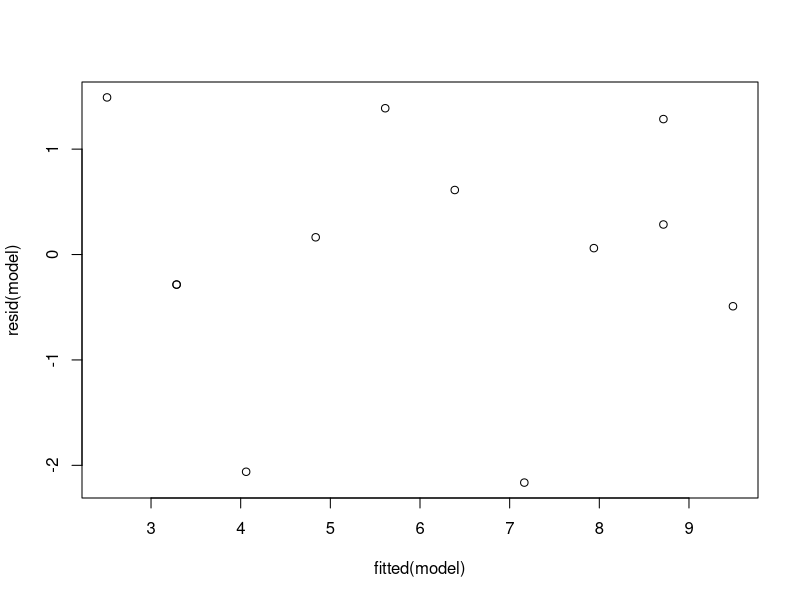
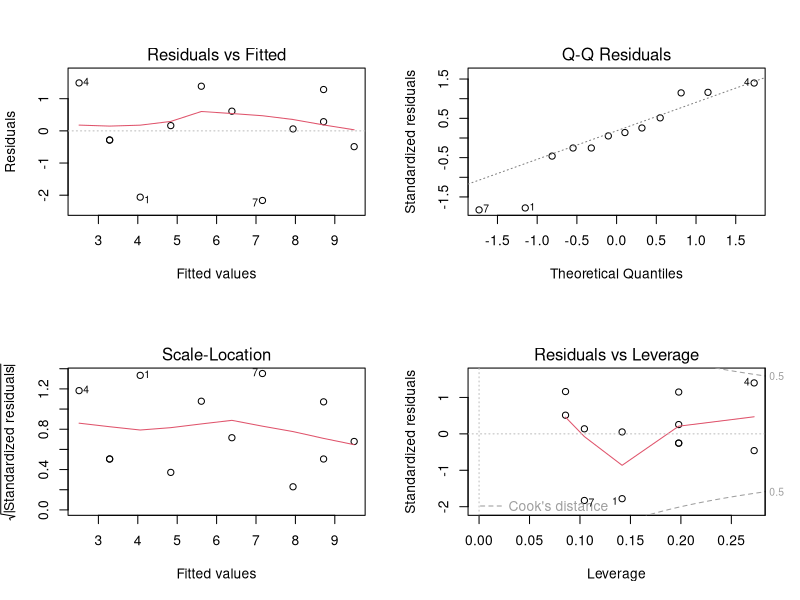
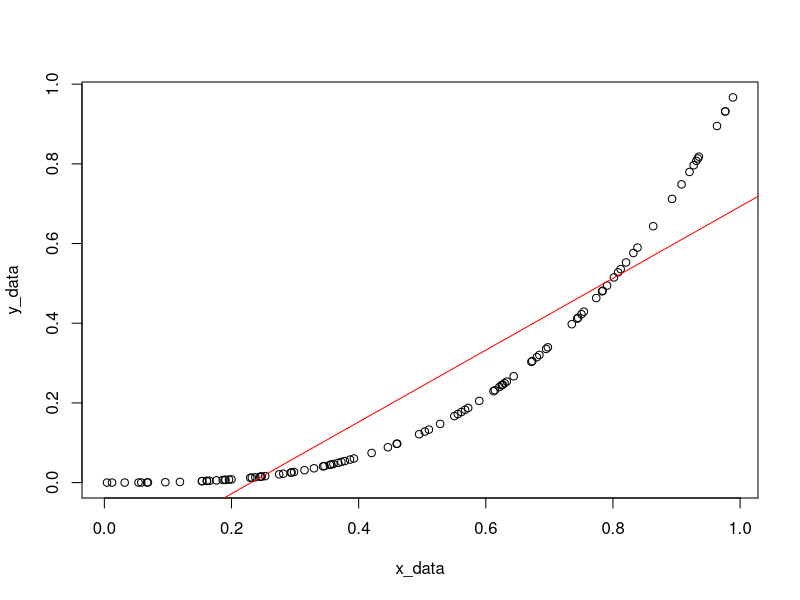
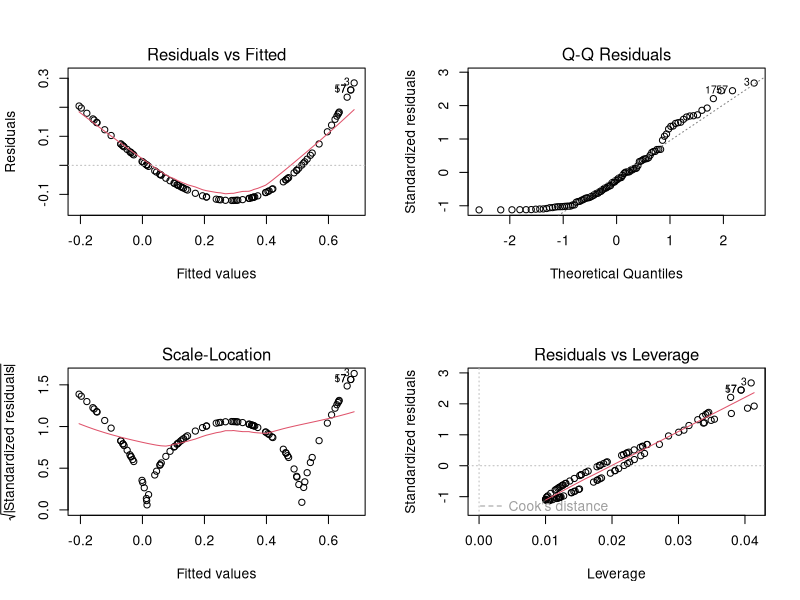
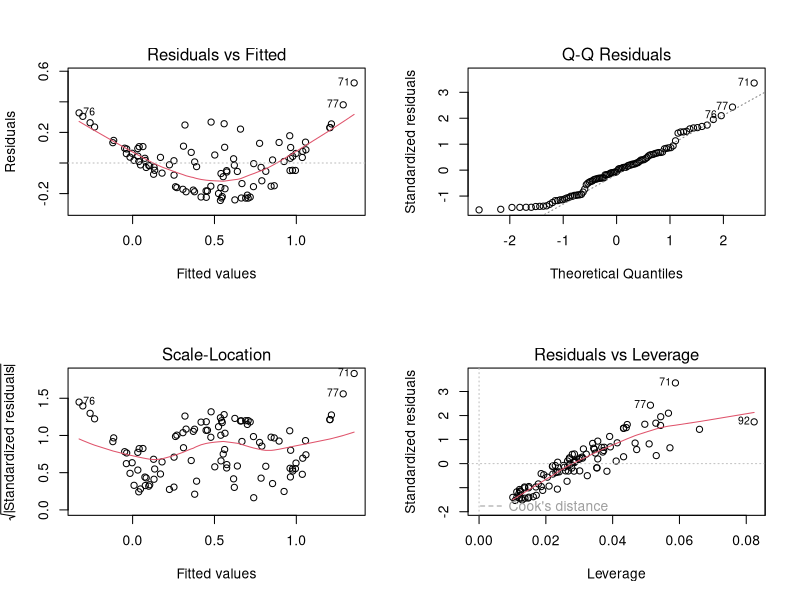
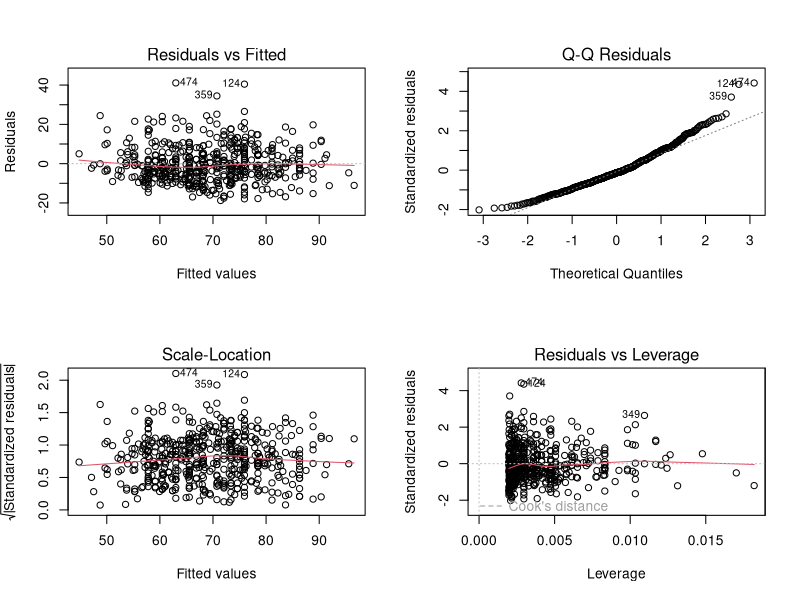
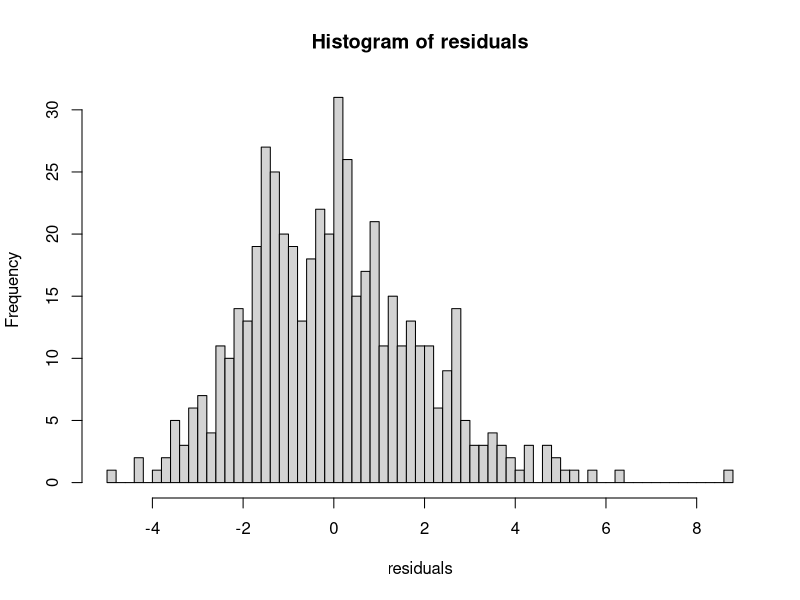
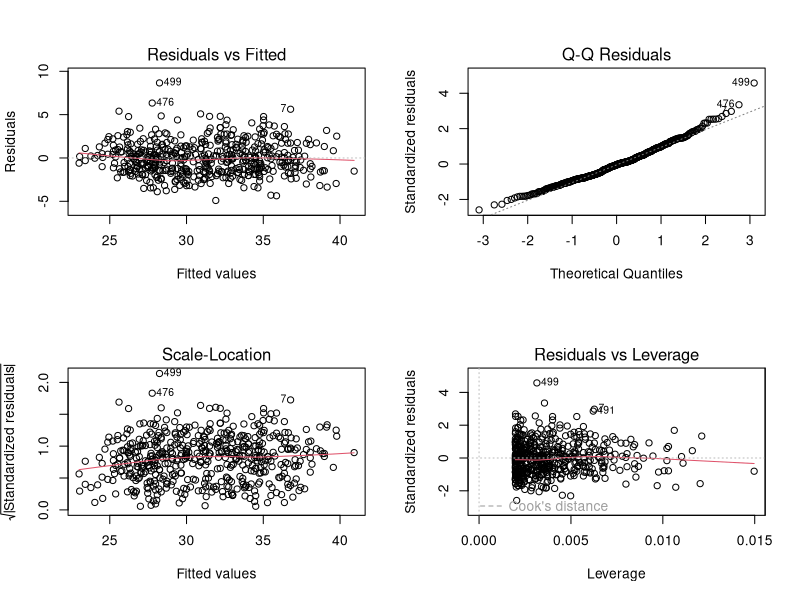

These charts were generated, in order, by the following R code:
## ---- chunk 1
knitr::opts_chunk$set(echo = TRUE)
## ---- chunk 2
library(tidyverse)
body_data <-read_csv('data/body.csv')
vik_data <-read_csv('data/vik_table_9_2.csv')
## ---- chunk 3
model <- lm(Y ~ X1, data = vik_data)
plot(fitted(model), resid(model))
## ---- chunk 4
par(mfrow = c(2, 2))  # Split the plotting panel into a 2 x 2 grid
plot(model)
## ---- chunk 5
x_data <- runif(100)
y_data <- x_data^3
fake <- tibble(x_data=x_data, y_data = y_data)
model <- lm(y_data ~ x_data, data = fake)
par(mfrow = c(1, 1)) 
plot(x_data, y_data)
abline(model, col='red')
## ---- chunk 6
model <- lm(y_data ~ x_data, data = fake)
par(mfrow = c(2, 2))  # Split the plotting panel into a 2 x 2 grid
plot(model)
par(mfrow = c(1, 1)) 
## ---- chunk 7
x1_data <- runif(100)
x2_data <- runif(100)
y_data <- x1_data^3 + x2_data^3
fake <- tibble(x1_data=x1_data,x2_data=x2_data, y_data = y_data)
model <- lm(y_data ~ x1_data + x2_data, data = fake)
par(mfrow = c(2, 2))  # Split the plotting panel into a 2 x 2 grid
plot(model)
par(mfrow = c(1, 1))
## ---- chunk 8
model <- lm(Weight ~ Height, data = body_data)
par(mfrow = c(2, 2))  # Split the plotting panel into a 2 x 2 grid
plot(model)
par(mfrow = c(1, 1)) 
## ---- chunk 9
model <- lm(Bicep ~ Shoulder, data = body_data)
residuals <- resid(model)
hist(residuals, 50)
## ---- chunk 10
par(mfrow = c(2, 2))  # Split the plotting panel into a 2 x 2 grid
plot(model)
par(mfrow = c(1, 1)) 
## ---- chunk 11
n<-500
errors <-rnorm(n, sd=seq(0.1,5, length.out=n))
x<-runif(n)
x<-sort(x)
y<- (20 * x) + errors
plot(x, y)
fake<-tibble(x=x, y=y)
model <- lm(y~x, data = fake) 

## ---- chunk 12
summary(model)
plot(x, y)
abline(model, col='red')
## ---- chunk 13
par(mfrow = c(2, 2))  # Split the plotting panel into a 2 x 2 grid
plot(model)
par(mfrow = c(1, 1)) 
## ---- chunk 14
partial<-select(body_data, Chest, Waist, Forearm, Bicep)
pairs(partial)
